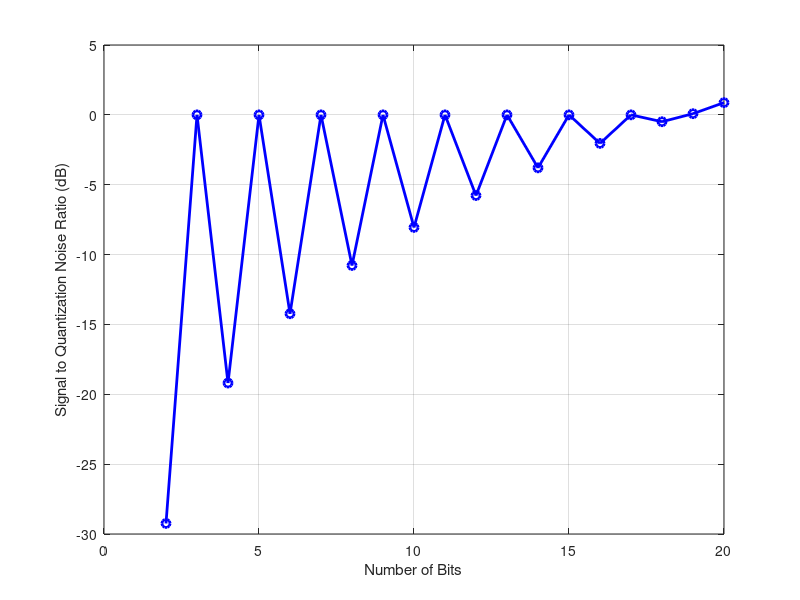

Here is the MATLAB script that generated this plot:
% Program to Compute SNR of Non-Uniform Quantization and Plot the SNR vs. Quantization Levels

clear all; 
close all; 
clc;

% Signal Parameters
N = 10;              % Number of samples in the signal
f = 1;                  % Signal frequency
Fs = 1000;              % Sampling frequency
t = (0:N-1)/Fs;         % Time vector
x = sin(2*pi*f*t);      % Signal

% Quantization Parameters
L = 2:20;               % Number of quantization levels to try
b = log2(L);            % Number of bits to represent each level
Delta = 2./(L-1);       % Step size of the quantization levels
SQNR = zeros(length(L),1); % To store the Signal to Quantization Noise Ratio (SQNR) for each quantization level

% Non-Uniform Quantization
for i=1:length(L)
    q = zeros(size(x));
    % Compute quantization levels
    V = [-(L(i)-1)/2 : 1 : (L(i)-1)/2] * Delta(i);
    % Quantize the signal
    for j=1:N
        [val, index] = min(abs(x(j)-V));
        q(j) = V(index);
    end
    % Compute the SQNR
    noise = x - q;
    signal_power = sum(x.^2)/N;
    noise_power = sum(noise.^2)/N;
    SQNR(i) = 10*log10(signal_power/noise_power);
end

% Plot the SNR vs. Quantization Levels
figure;
plot(L, SQNR, 'b-o', 'LineWidth', 2);
xlabel('Number of Bits');
ylabel('Signal to Quantization Noise Ratio (dB)');
grid on;